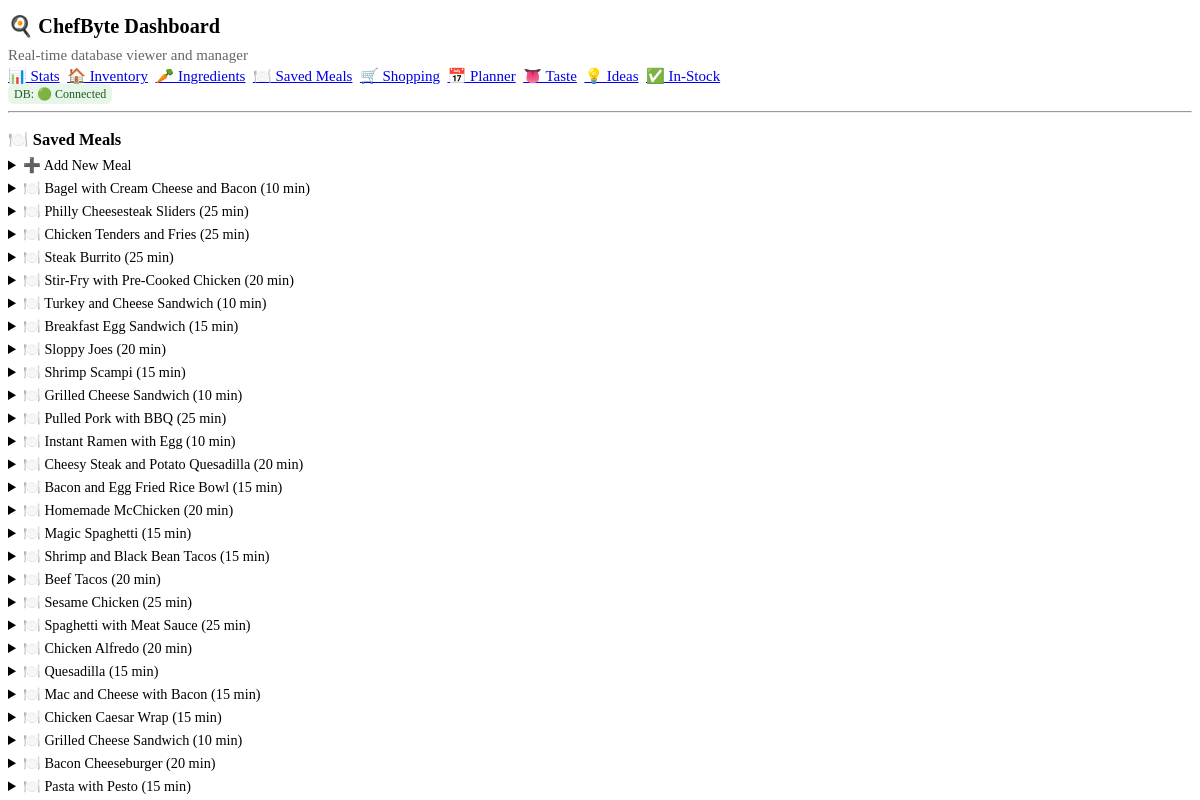
Page /saved-meals on the committed database.
### tables this page shows
CREATE TABLE saved_meals (
            id INTEGER PRIMARY KEY,
            name TEXT NOT NULL,
            prep_time_minutes INTEGER NOT NULL,
            ingredients TEXT NOT NULL,
            recipe TEXT NOT NULL
        );

### chefbyte_webapp/main.py (the view)
@app.get("/saved-meals", response_class=HTMLResponse)
def saved_meals_page(request: Request):
    items = fetch_table("saved_meals")
    for m in items:
        try:
            m["ingredients_parsed"] = json.loads(m.get("ingredients") or "null") or []
        except Exception:
            m["ingredients_parsed"] = []
    return templates.TemplateResponse(
        "saved_meals.html",
        {"request": request, "items": items, "status": get_status(), "page": "saved-meals"},
    )

### chefbyte_webapp/templates/saved_meals.html (shortened to what this page needs)
{% extends "base.html" %}
{% block content %}
<h3>🍽️ Saved Meals</h3>
<details>
  <summary>➕ Add New Meal</summary>
</details>
{% for meal in items %}
<details>
  <summary>🍽️ {{ meal.name }} ({{ meal.prep_time_minutes }} min)</summary>
</details>
{% endfor %}
{% endblock %}

### chefbyte_webapp/static/styles.css (style rules this page uses)
html, body { font-size: 15px; }
h3 { font-size: 1.1rem; margin-bottom: 0.5rem; }
.compact details { margin: 0.4rem 0; }
details > summary { font-size: 0.95rem; }

### rows in the picture
saved_meals: name "Bagel with Cream Cheese and Bacon", prep_time_minutes "10"
saved_meals: name "Philly Cheesesteak Sliders", prep_time_minutes "25"
saved_meals: name "Chicken Tenders and Fries", prep_time_minutes "25"
saved_meals: name "Steak Burrito", prep_time_minutes "25"
saved_meals: name "Stir-Fry with Pre-Cooked Chicken", prep_time_minutes "20"
saved_meals: name "Turkey and Cheese Sandwich", prep_time_minutes "10"
saved_meals: name "Breakfast Egg Sandwich", prep_time_minutes "15"
saved_meals: name "Sloppy Joes", prep_time_minutes "20"
saved_meals: name "Shrimp Scampi", prep_time_minutes "15"
saved_meals: name "Grilled Cheese Sandwich", prep_time_minutes "10"
saved_meals: name "Pulled Pork with BBQ", prep_time_minutes "25"
saved_meals: name "Instant Ramen with Egg", prep_time_minutes "10"
saved_meals: name "Cheesy Steak and Potato Quesadilla", prep_time_minutes "20"
saved_meals: name "Bacon and Egg Fried Rice Bowl", prep_time_minutes "15"
saved_meals: name "Homemade McChicken", prep_time_minutes "20"
saved_meals: name "Magic Spaghetti", prep_time_minutes "15"
saved_meals: name "Shrimp and Black Bean Tacos", prep_time_minutes "15"
saved_meals: name "Beef Tacos", prep_time_minutes "20"
saved_meals: name "Sesame Chicken", prep_time_minutes "25"
saved_meals: name "Spaghetti with Meat Sauce", prep_time_minutes "25"
saved_meals: name "Chicken Alfredo", prep_time_minutes "20"
saved_meals: name "Quesadilla", prep_time_minutes "15"
saved_meals: name "Mac and Cheese with Bacon", prep_time_minutes "15"
saved_meals: name "Chicken Caesar Wrap", prep_time_minutes "15"
saved_meals: name "Grilled Cheese Sandwich", prep_time_minutes "10"
saved_meals: name "Bacon Cheeseburger", prep_time_minutes "20"
saved_meals: name "Pasta with Pesto", prep_time_minutes "15"

### other values in the picture
{{ '🟢 Connected' if status.db else '🔴 Disconnected' }} "🟢 Connected"
